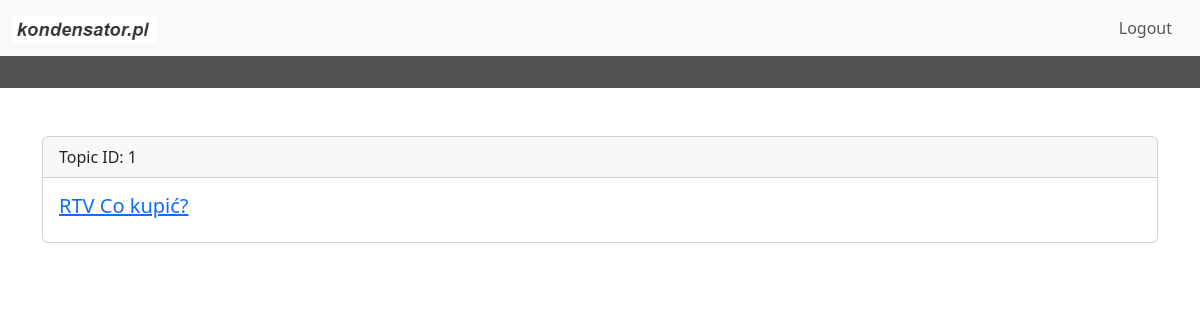
/ (signed in), run on an earlier commit of the app's database.
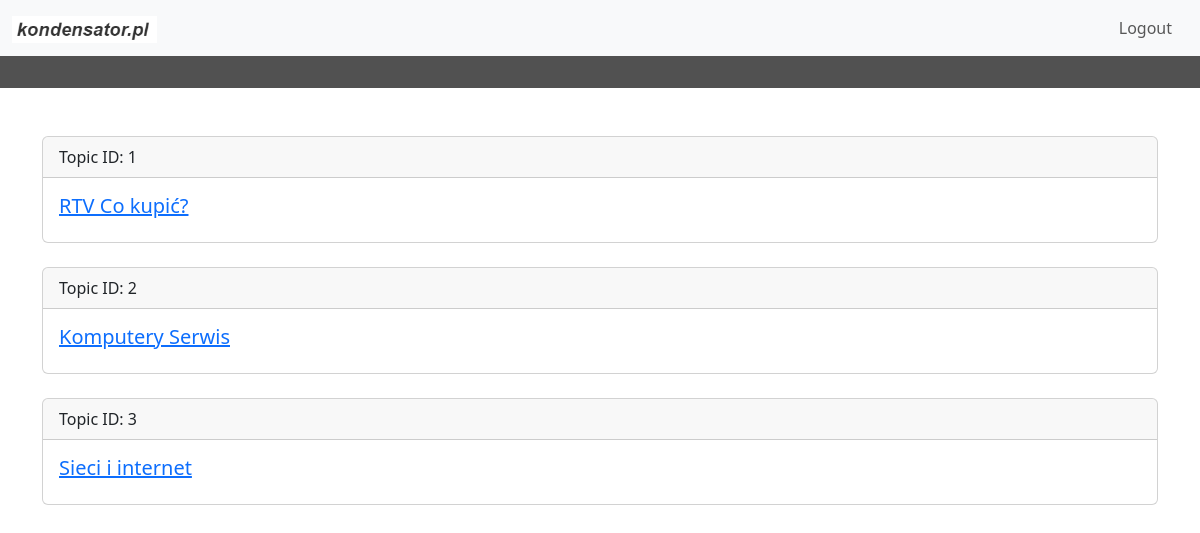
And on a later commit of the database.
### website/models.py (models this page shows)
class Topic(db.Model):
    id = db.Column(db.Integer, primary_key=True)
    name = db.Column(db.String(255))

### website/views.py (the view)
@views.route('/')
@login_required
def home():
    topics = Topic.query.all()
    return render_template('home.html', user=current_user, topics=topics)

### website/templates/home.html (shortened to what this page needs)
{% extends "base.html" %}
{% block content %}
    <div class="container mt-5">
        {% for topic in topics %}
            <div class="card mb-4">
                <div class="card-header">
                    Topic ID: {{ topic.id }}
                </div>
                <div class="card-body">
                    <a href="{{ url_for('views.topic_view', topic_id=topic.id) }}">
                        <h5 class="card-title">{{ topic.name }}</h5>
                    </a>
                </div>
            </div>
        {% endfor %}
    </div>
{% endblock %}

### website/templates/base.html (shortened to what this page needs)
<!doctype html>
<html lang="en">
  <head>
    <link href="https://cdn.jsdelivr.net/npm/bootstrap@5.3.0/dist/css/bootstrap.min.css" rel="stylesheet">
  </head>
  <body>
    <nav class="navbar navbar-expand-lg bg-body-tertiary">
      <div class="container-fluid">
        <a class="navbar-brand" href="/">
          <img src="/static/logo.png" height="27">
        </a>
        <div class="d-flex navbar-nav">
          {% if user.is_authenticated %}
          <a class="nav-item nav-link me-2" id="logout" href="/logout">Logout</a>
          {% else %}
          <a class="nav-item nav-link me-2" id="login" href="/login">Login</a>
          <a class="nav-item nav-link me-2" id="sign-up" href="/sign-up">Sign Up</a>
          {% endif %}
        </div>
      </div>
    </nav>
    <div class="p-3" style="background: #515151"></div>
    {% block content %}
    {% endblock %}
  </body>
</html>

What changed in the data, as far as the page shows it:
added Topic: id "2", name "Komputery Serwis"
added Topic: id "3", name "Sieci i internet"
